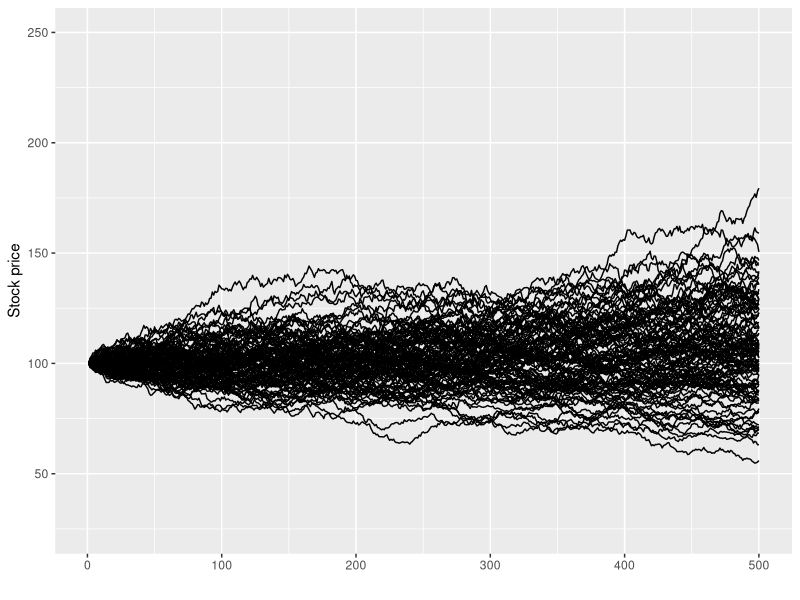

Recreate this plot in R. (Note: this script raises an error after producing the figure.)
# install.packages('ggplot2')
# install.packages('reshape2')
library(ggplot2)
library(reshape2)

n  <- 100
m  <- 500
dt <- 1 / m
s0 <- 100
r  <- 0.05
v  <- 0.2
t  <- 1

set.seed(12345)
x     <- rnorm(n*m, 0, 1)
x     <- matrix(x, n, m)

log_s <- matrix(log(s0), n, m)
mu    <- (r - 0.5 * v ** 2) * dt
vol   <- v * sqrt(dt)

for (i in 2:m){
  log_s[, i] <- log_s[,(i-1)] + mu + vol * x[, i]
}

df <- as.data.frame(t(exp(log_s)))
df <- melt(df)
df$rowid <- 1:m

ggplot(data = df, 
       aes(x = rowid, 
           y = value, 
           group = factor(variable))) +
  geom_line() +
  labs(x = '', y = 'Stock price') +
  ylim(25,250)

x <- seq(25, 250, 0.01)
ggplot(NULL) +
  geom_histogram(aes(x = s_asian[, length(s_asian[1,])], y = ..density..),
                 fill = 'white', col = 'black',
                 bins = 100) +
  geom_line(aes(x = x, y = dlnorm(x, log(s) + drift * ts, vol * sqrt(ts))),
            col = 'red') +
  labs(x = "Stock price")
  # + coord_flip()